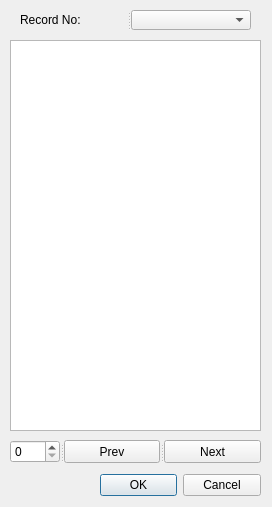
<?xml version="1.0" encoding="UTF-8"?>
<ui version="4.0">
 <class>RegulationShowInfoDlgDesign</class>
 <widget class="QDialog" name="RegulationShowInfoDlgDesign">
  <property name="geometry">
   <rect>
    <x>0</x>
    <y>0</y>
    <width>272</width>
    <height>507</height>
   </rect>
  </property>
  <property name="windowTitle">
   <string>Regulation</string>
  </property>
  <widget class="QSplitter" name="splitter">
   <property name="geometry">
    <rect>
     <x>100</x>
     <y>470</y>
     <width>161</width>
     <height>31</height>
    </rect>
   </property>
   <property name="orientation">
    <enum>Qt::Horizontal</enum>
   </property>
   <widget class="QDialogButtonBox" name="button_box">
    <property name="orientation">
     <enum>Qt::Horizontal</enum>
    </property>
    <property name="standardButtons">
     <set>QDialogButtonBox::Cancel|QDialogButtonBox::Ok</set>
    </property>
   </widget>
  </widget>
  <widget class="QTextEdit" name="textEditFeatureInfo">
   <property name="geometry">
    <rect>
     <x>10</x>
     <y>40</y>
     <width>251</width>
     <height>391</height>
    </rect>
   </property>
   <property name="readOnly">
    <bool>true</bool>
   </property>
  </widget>
  <widget class="QSplitter" name="splitter_2">
   <property name="geometry">
    <rect>
     <x>20</x>
     <y>10</y>
     <width>231</width>
     <height>20</height>
    </rect>
   </property>
   <property name="orientation">
    <enum>Qt::Horizontal</enum>
   </property>
   <widget class="QLabel" name="label">
    <property name="text">
     <string>Record No: </string>
    </property>
   </widget>
   <widget class="QComboBox" name="comboBoxRecordNo"/>
  </widget>
  <widget class="QSplitter" name="splitter_3">
   <property name="geometry">
    <rect>
     <x>10</x>
     <y>440</y>
     <width>251</width>
     <height>23</height>
    </rect>
   </property>
   <property name="orientation">
    <enum>Qt::Horizontal</enum>
   </property>
   <widget class="QSpinBox" name="spinBoxFeatureIndex"/>
   <widget class="QPushButton" name="pushButtonPrev">
    <property name="text">
     <string>Prev</string>
    </property>
   </widget>
   <widget class="QPushButton" name="pushButtonNext">
    <property name="text">
     <string>Next</string>
    </property>
   </widget>
  </widget>
 </widget>
 <resources/>
 <connections>
  <connection>
   <sender>button_box</sender>
   <signal>accepted()</signal>
   <receiver>RegulationShowInfoDlgDesign</receiver>
   <slot>accept()</slot>
   <hints>
    <hint type="sourcelabel">
     <x>20</x>
     <y>20</y>
    </hint>
    <hint type="destinationlabel">
     <x>20</x>
     <y>20</y>
    </hint>
   </hints>
  </connection>
  <connection>
   <sender>button_box</sender>
   <signal>rejected()</signal>
   <receiver>RegulationShowInfoDlgDesign</receiver>
   <slot>reject()</slot>
   <hints>
    <hint type="sourcelabel">
     <x>20</x>
     <y>20</y>
    </hint>
    <hint type="destinationlabel">
     <x>20</x>
     <y>20</y>
    </hint>
   </hints>
  </connection>
 </connections>
</ui>
